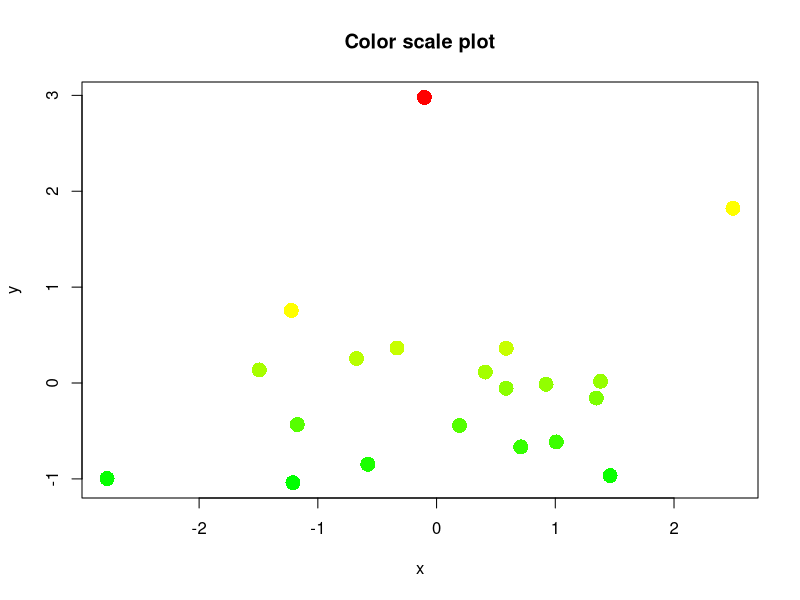
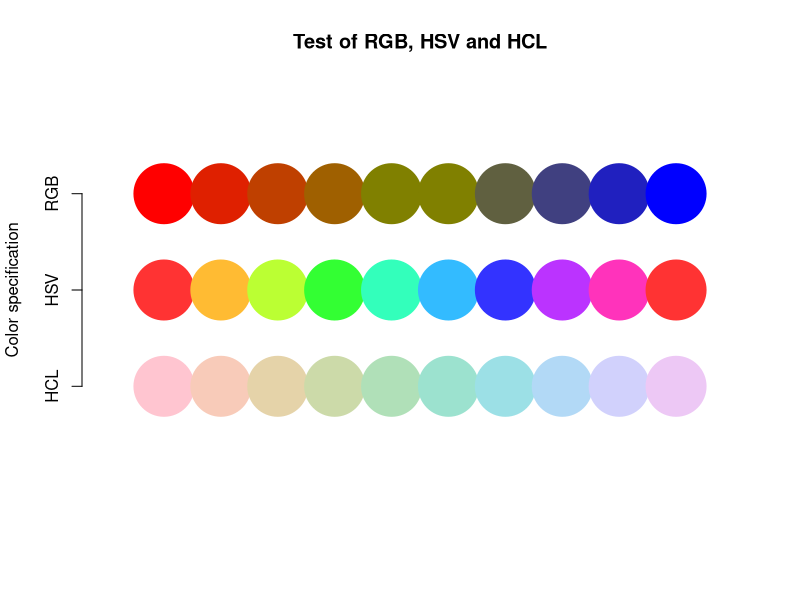

Here is the R script that generated these plots, in order:
library(plotrix)


### Name: color.scale
### Title: Turn values into colors.
### Aliases: color.scale
### Keywords: misc

### ** Examples

 # go from green through yellow to red with no blue
 x<-rnorm(20)
 y<-rnorm(20)
 # use y for the color scale
 plot(x,y,col=color.scale(y,c(0,1,1),c(1,1,0),0),main="Color scale plot",
  pch=16,cex=2)
 plot(1:10,rep(1:3,length.out=10),axes=FALSE,type="n",xlim=c(0,11),ylim=c(0,4),
  main="Test of RGB, HSV and HCL",xlab="",ylab="Color specification")
 axis(2,at=1:3,labels=c("HCL","HSV","RGB"))
 points(1:10,rep(1,10),pch=19,cex=8,col=color.scale(1:10,c(0,300),35,85,
  color.spec="hcl"))
 points(1:10,rep(2,10),pch=19,cex=8,col=color.scale(1:10,c(0,1),
  0.8,1,color.spec="hsv"))
 points(1:10,rep(3,10),pch=19,cex=8,col=color.scale(1:10,c(1,0.5,0),
  c(0,0.5,0),c(0,0,1),color.spec="rgb"))
